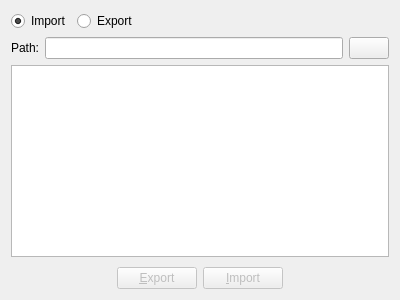
<?xml version="1.0" encoding="UTF-8"?>
<ui version="4.0">
 <class>ImportExport</class>
 <widget class="QWidget" name="ImportExport">
  <property name="geometry">
   <rect>
    <x>0</x>
    <y>0</y>
    <width>400</width>
    <height>300</height>
   </rect>
  </property>
  <layout class="QVBoxLayout">
   <item>
    <layout class="QHBoxLayout">
     <item>
      <widget class="QRadioButton" name="importRadio">
       <property name="checked">
        <bool>true</bool>
       </property>
       <property name="text">
        <string>Import</string>
       </property>
      </widget>
     </item>
     <item>
      <widget class="QRadioButton" name="exportRadio">
       <property name="text">
        <string>Export</string>
       </property>
      </widget>
     </item>
     <item>
      <spacer>
       <property name="orientation">
        <enum>Qt::Horizontal</enum>
       </property>
       <property name="sizeHint" stdset="0">
        <size>
         <width>40</width>
         <height>20</height>
        </size>
       </property>
      </spacer>
     </item>
    </layout>
   </item>
   <item>
    <layout class="QHBoxLayout">
     <item>
      <widget class="QLabel" name="pathLabel">
       <property name="text">
        <string>Path:</string>
       </property>
      </widget>
     </item>
     <item>
      <widget class="QLineEdit" name="pathEdit"/>
     </item>
     <item>
      <widget class="QPushButton" name="pathBrowse"/>
     </item>
    </layout>
   </item>
   <item>
    <widget class="QListWidget" name="tableListWidget"/>
   </item>
   <item>
    <spacer>
     <property name="orientation">
      <enum>Qt::Vertical</enum>
     </property>
     <property name="sizeHint" stdset="0">
      <size>
       <width>20</width>
       <height>2</height>
      </size>
     </property>
    </spacer>
   </item>
   <item>
    <layout class="QHBoxLayout">
     <item>
      <spacer>
       <property name="orientation">
        <enum>Qt::Horizontal</enum>
       </property>
       <property name="sizeHint" stdset="0">
        <size>
         <width>40</width>
         <height>20</height>
        </size>
       </property>
      </spacer>
     </item>
     <item>
      <widget class="QPushButton" name="exportButton">
       <property name="enabled">
        <bool>false</bool>
       </property>
       <property name="text">
        <string>&amp;Export</string>
       </property>
      </widget>
     </item>
     <item>
      <widget class="QPushButton" name="importButton">
       <property name="enabled">
        <bool>false</bool>
       </property>
       <property name="text">
        <string>&amp;Import</string>
       </property>
      </widget>
     </item>
     <item>
      <spacer>
       <property name="orientation">
        <enum>Qt::Horizontal</enum>
       </property>
       <property name="sizeHint" stdset="0">
        <size>
         <width>40</width>
         <height>20</height>
        </size>
       </property>
      </spacer>
     </item>
    </layout>
   </item>
  </layout>
 </widget>
 <resources/>
 <connections/>
</ui>
